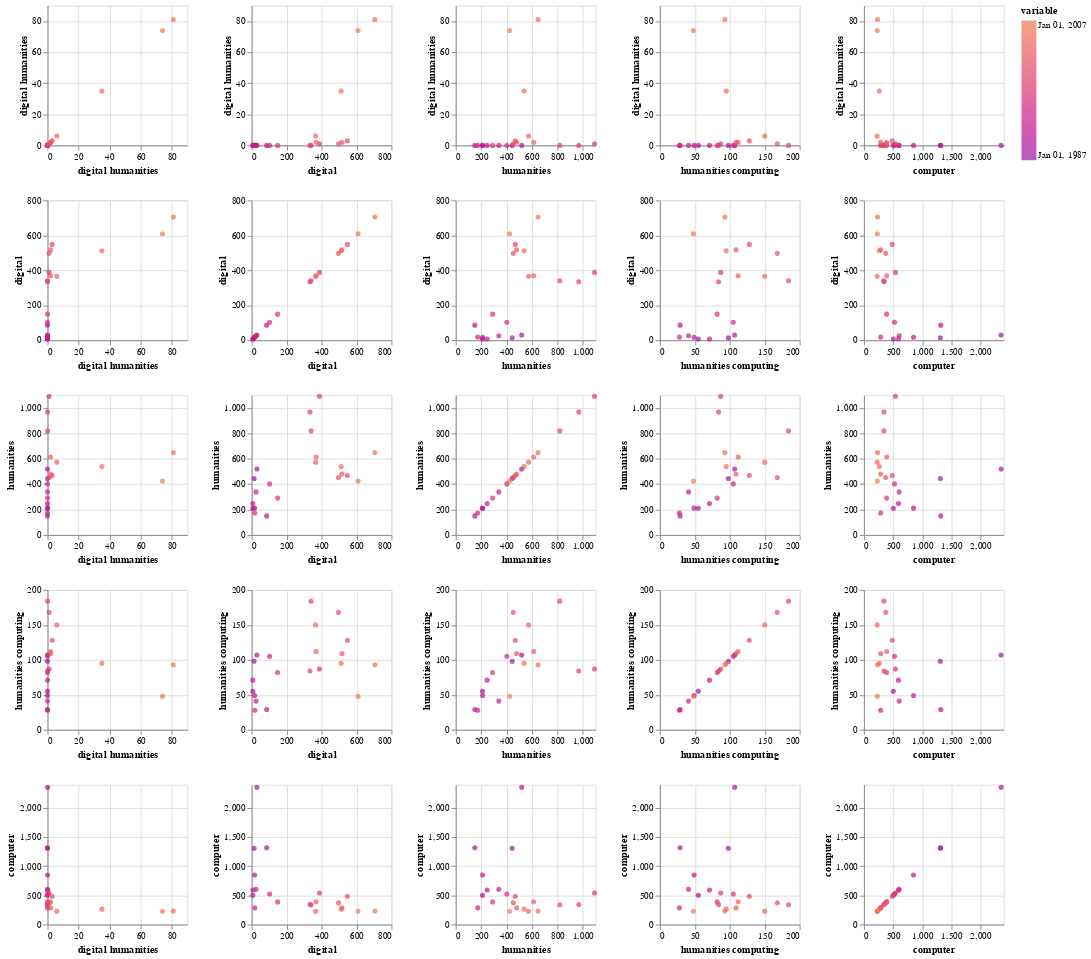

Here is the notebook cell this chart was saved with:
### Code cell
# Remake our scatterplot
humanist_pivot = pd.pivot(humanist_melted, index='variable', columns='term', values='value').rename_axis(None, axis=1).reset_index() 

alt.Chart(humanist_pivot[humanist_pivot.variable.str.len() == 4]).mark_circle().encode(
    alt.X(alt.repeat("column"), type='quantitative'),
    alt.Y(alt.repeat("row"), type='quantitative'),
    color=alt.Color('variable:T', legend=alt.Legend(columns=3, symbolLimit=0), scale=alt.Scale(scheme='plasma'))
).properties(
    width=150,
    height=150
).repeat(
    row=terms,
    column=terms
)

### Figure 1 — Vega-Lite specification as saved in the notebook (floating-point values rounded to 4 significant figures)
{"config": {"view": {"continuousWidth": 400, "continuousHeight": 300}}, "repeat": {"column": ["digital humanities", "digital", "humanities", "humanities computing", "computer"], "row": ["digital humanities", "digital", "humanities", "humanities computing", "computer"]}, "spec": {"data": {"name": "data-e5baac54073601f8796266746c589d05"}, "mark": "circle", "encoding": {"color": {"type": "temporal", "field": "variable", "legend": {"columns": 3, "symbolLimit": 0}, "scale": {"scheme": "plasma"}}, "x": {"type": "quantitative", "field": {"repeat": "column"}}, "y": {"type": "quantitative", "field": {"repeat": "row"}}}, "height": 150, "width": 150}, "$schema": "https://vega.github.io/schema/vega-lite/v4.8.1.json", "datasets": {"data-e5baac54073601f8796266746c589d05": [{"variable": "1987", "computer": 1310, "digital": 14, "digital humanities": 0, "humanities": 444, "humanities computing": 98}, {"variable": "1988", "computer": 504, "digital": 7, "digital humanities": 0, "humanities": 210, "humanities computing": 55}, {"variable": "1989", "computer": 2355, "digital": 30, "digital humanities": 0, "humanities": 519, "humanities computing": 107}, {"variable": "1990", "computer": 1319, "digital": 86, "digital humanities": 0, "humanities": 150, "humanities computing": 29}, {"variable": "1991", "computer": 851, "digital": 17, "digital humanities": 0, "humanities": 211, "humanities computing": 49}, {"variable": "1992", "computer": 592, "digital": 7, "digital humanities": 0, "humanities": 247, "humanities computing": 71}, {"variable": "1993", "computer": 604, "digital": 25, "digital humanities": 0, "humanities": 339, "humanities computing": 41}, {"variable": "1994", "computer": 287, "digital": 18, "digital humanities": 0, "humanities": 173, "humanities computing": 28}, {"variable": "1995", "computer": 525, "digital": 103, "digital humanities": 0, "humanities": 402, "humanities computing": 105}, {"variable": "1996", "computer": 389, "digital": 149, "digital humanities": 0, "humanities": 290, "humanities computing": 82}, {"variable": "1997", "computer": 541, "digital": 388, "digital humanities": 1, "humanities": 1092, "humanities computing": 87}, {"variable": "1998", "computer": 343, "digital": 334, "digital humanities": 0, "humanities": 968, "humanities computing": 84}, {"variable": "1999", "computer": 341, "digital": 340, "digital humanities": 0, "humanities": 819, "humanities computing": 184}, {"variable": "2000", "computer": 486, "digital": 548, "digital humanities": 3, "humanities": 468, "humanities computing": 128}, {"variable": "2001", "computer": 374, "digital": 497, "digital humanities": 1, "humanities": 452, "humanities computing": 168}, {"variable": "2002", "computer": 288, "digital": 517, "digital humanities": 2, "humanities": 479, "humanities computing": 109}, {"variable": "2003", "computer": 391, "digital": 369, "digital humanities": 2, "humanities": 613, "humanities computing": 112}, {"variable": "2004", "computer": 227, "digital": 366, "digital humanities": 6, "humanities": 573, "humanities computing": 150}, {"variable": "2005", "computer": 264, "digital": 512, "digital humanities": 35, "humanities": 538, "humanities computing": 95}, {"variable": "2006", "computer": 233, "digital": 705, "digital humanities": 81, "humanities": 648, "humanities computing": 93}, {"variable": "2007", "computer": 229, "digital": 609, "digital humanities": 74, "humanities": 424, "humanities computing": 48}]}}
